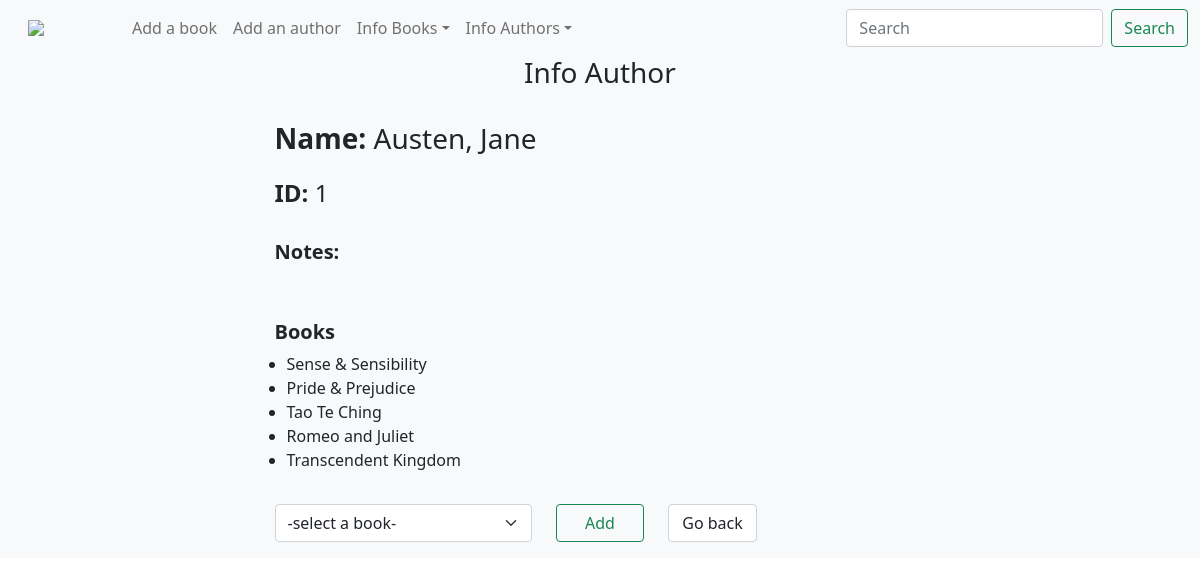
Screenshot of /authors/1 with the database file from the repository.
### books_authors_app/models.py (models this page shows, shortened)
class Author(models.Model):
    first_name = models.CharField(max_length=45)
    last_name = models.CharField(max_length=45)
    notes = models.TextField(null=True, blank=True)
    books = models.ManyToManyField(Book, related_name="authors")
    created_at = models.DateTimeField(auto_now_add=True)
    updated_at = models.DateTimeField(auto_now=True)

class Book(models.Model):
    title = models.CharField(max_length=255)
    desc = models.TextField()
    created_at = models.DateTimeField(auto_now_add=True)
    updated_at = models.DateTimeField(auto_now=True)

### books_authors_app/views.py (the view)
# urls.py: path('authors/<author_id>', views.info_author, name="info_author"),
def info_author(request, author_id):
    all_authors = Author.objects.all()
    author = Author.objects.get(id=author_id)
    books_author = author.books.all()
    no_books_author = Book.objects.all().exclude(id__in = books_author)
    context = {
        'author': author,
        'books_author': books_author,
        'no_books_author': no_books_author,
    }
    return render(request, "books_authors_app/info_author.html", context)

### books_authors_app/templates/books_authors_app/info_author.html (shortened to what this page needs)
{% extends "books_authors_app/base.html" %}
{% block subtitle %}Info Author{% endblock %}
{% block content %}
<div class="mb-3 my-3 container d-flex justify-content-center">
    <div class="col-7">
        <div class="row my-3">
            <h3 class="author_name"><b>Name: </b>{{author.last_name}}, {{author.first_name}} </h3>
        </div>
        <div class="row my-3">
            <h4><b>ID: </b>{{author.id}}</h4>
        </div>
        <div class="row my-4">
            <h5 class="mb-3"><b>Notes:</b></h5>
        </div>
        <div class="row my-3">
            <h5><b>Books</b></h5>
            <ul class="ps-4">
                {% for book in books_author %}
                    <li class="fs-6">{{book.title}}</li>
                {% endfor %}
            </ul>
        </div>
        <form action="/authors/{{author.id}}/addbook" method="POST">
            <div class="row my-3">
                <div class="col-5">
                    <select class="form-select" name="books" id="books">
                        <option select>-select a book-</option>
                    </select>
                </div>
                <div class="col-2">
                    <button value="Add" class="form-control btn btn-outline-success" type="sumbit">Add</button>
                </div>
                <div class="col-2">
                    <a class="form-control text-decoration-none text-center" href="{% url 'authors' %}">Go back</a>
                </div>
            </div>
        </form>
    </div>
</div>
{% endblock %}

### rows the page displays
Author: last_name "Austen", first_name "Jane", id "1"
Book: title "Sense & Sensibility"
Book: title "Pride & Prejudice"
Book: title "Tao Te Ching"
Book: title "Romeo and Juliet"
Book: title "Transcendent Kingdom"
